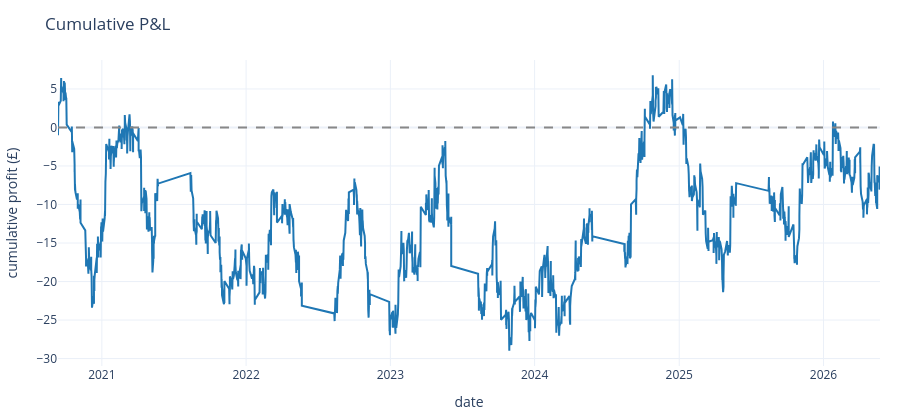
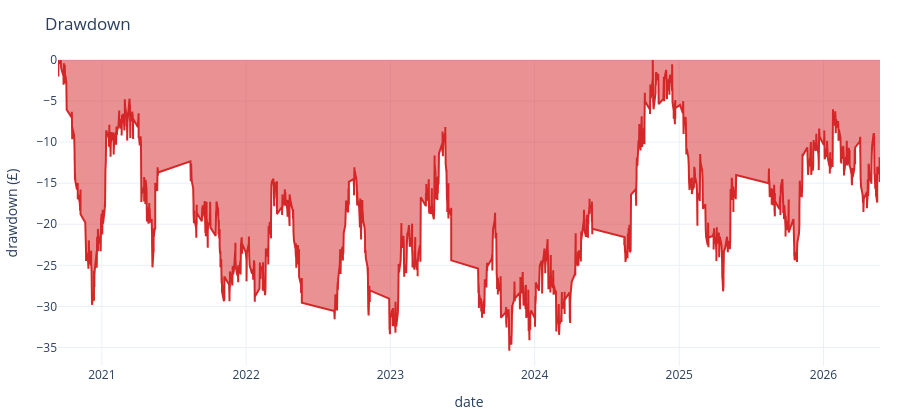
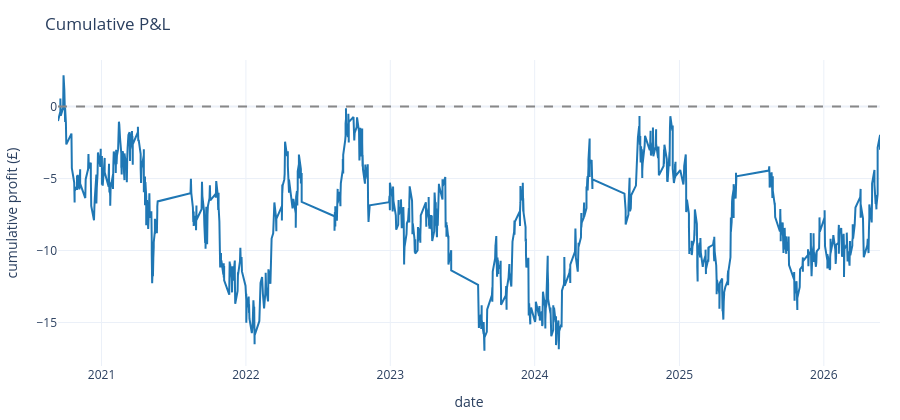
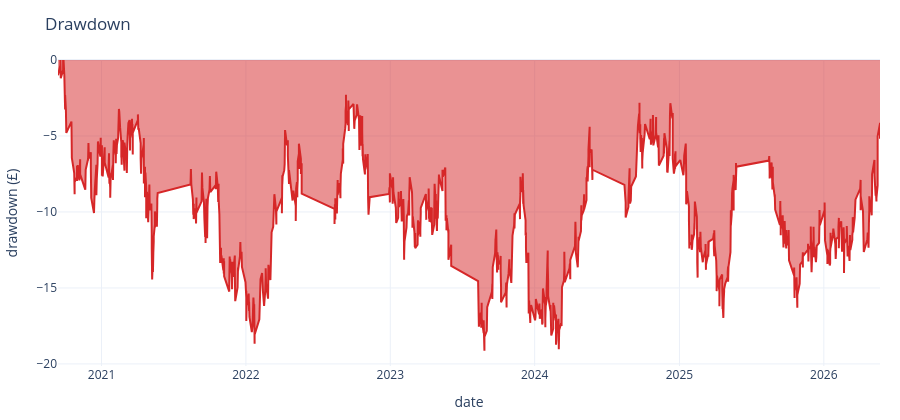

Notebook cell for these charts, in order:
### Markdown cell above
## Cumulative P&L and drawdown for each strategy

### Code cell
for name in S.STRATEGIES:
    print(f"\n### {name}")
    fig = plt.cumulative_pnl(ledgers[name])
    fig.show()
    fig = plt.drawdown_curve(ledgers[name])
    fig.show()

### Figure 1 — Plotly figure (JSON) as saved in the notebook; plotly's stock layout.template omitted (floating-point values rounded to 4 significant figures; data arrays with more than 128 entries replaced by an {"elided": "..."} marker saying what was removed)
{"data": [{"line": {"color": "#1f77b4"}, "mode": "lines", "name": "cumulative profit", "type": "scatter", "x": {"elided": "2280 str values"}, "y": {"elided": "2280 float values"}}], "layout": {"height": 420, "margin": {"b": 40, "l": 50, "r": 20, "t": 60}, "shapes": [{"line": {"color": "#888", "dash": "dash"}, "type": "line", "x0": 0, "x1": 1, "xref": "x domain", "y0": 0, "y1": 0, "yref": "y"}], "title": {"text": "Cumulative P&L"}, "xaxis": {"title": {"text": "date"}}, "yaxis": {"title": {"text": "cumulative profit (£)"}}}}

### Figure 2 — Plotly figure (JSON) as saved in the notebook; plotly's stock layout.template omitted (floating-point values rounded to 4 significant figures; data arrays with more than 128 entries replaced by an {"elided": "..."} marker saying what was removed)
{"data": [{"fill": "tozeroy", "line": {"color": "#d62728"}, "mode": "lines", "name": "drawdown", "type": "scatter", "x": {"elided": "2280 str values"}, "y": {"elided": "2280 float values"}}], "layout": {"height": 420, "margin": {"b": 40, "l": 50, "r": 20, "t": 60}, "title": {"text": "Drawdown"}, "xaxis": {"title": {"text": "date"}}, "yaxis": {"title": {"text": "drawdown (£)"}}}}

### Figure 3 — Plotly figure (JSON) as saved in the notebook; plotly's stock layout.template omitted (floating-point values rounded to 4 significant figures; data arrays with more than 128 entries replaced by an {"elided": "..."} marker saying what was removed)
{"data": [{"line": {"color": "#1f77b4"}, "mode": "lines", "name": "cumulative profit", "type": "scatter", "x": {"elided": "1272 str values"}, "y": {"elided": "1272 float values"}}], "layout": {"height": 420, "margin": {"b": 40, "l": 50, "r": 20, "t": 60}, "shapes": [{"line": {"color": "#888", "dash": "dash"}, "type": "line", "x0": 0, "x1": 1, "xref": "x domain", "y0": 0, "y1": 0, "yref": "y"}], "title": {"text": "Cumulative P&L"}, "xaxis": {"title": {"text": "date"}}, "yaxis": {"title": {"text": "cumulative profit (£)"}}}}

### Figure 4 — Plotly figure (JSON) as saved in the notebook; plotly's stock layout.template omitted (floating-point values rounded to 4 significant figures; data arrays with more than 128 entries replaced by an {"elided": "..."} marker saying what was removed)
{"data": [{"fill": "tozeroy", "line": {"color": "#d62728"}, "mode": "lines", "name": "drawdown", "type": "scatter", "x": {"elided": "1272 str values"}, "y": {"elided": "1272 float values"}}], "layout": {"height": 420, "margin": {"b": 40, "l": 50, "r": 20, "t": 60}, "title": {"text": "Drawdown"}, "xaxis": {"title": {"text": "date"}}, "yaxis": {"title": {"text": "drawdown (£)"}}}}
